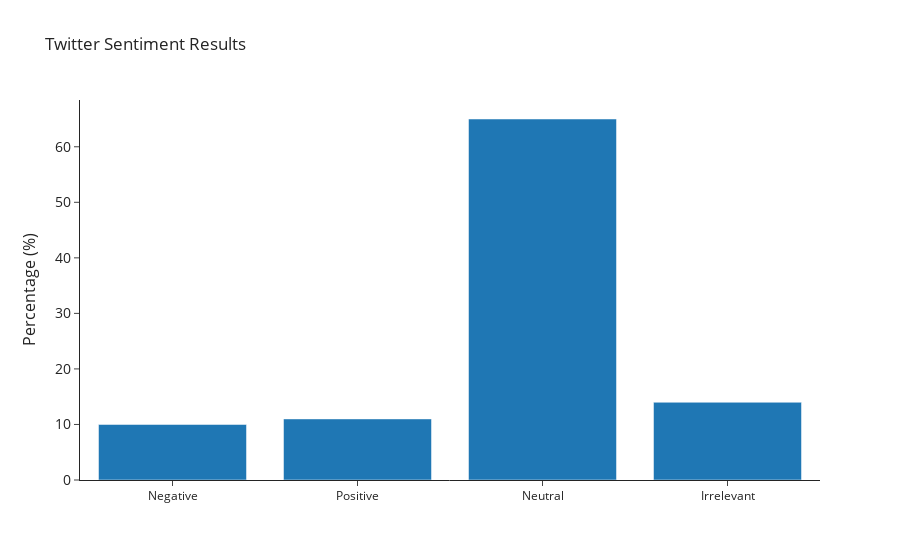

Notebook code cell kept with this figure:
### Code cell
import plotly.graph_objects as go

sentiment = ["Negative","Positive","Neutral", "Irrelevant"]

fig = go.Figure([go.Bar(x=sentiment, y=[str(NBResultLabels.count('negative')), str(NBResultLabels.count('positive')), str(NBResultLabels.count('neutral')), str(NBResultLabels.count('irrelevant'))])])
fig.update_layout(title_text='Sentiment Results for Specific Keyword')

fig.update_layout(template = 'simple_white',
    title_text='Twitter Sentiment Results', 
    yaxis=dict(
    title='Percentage (%)',
    titlefont_size=16,
    tickfont_size=14,) ,
        
        
)

fig.show()

### Figure 1 — Plotly figure (JSON) as saved in the notebook; plotly's stock layout.template omitted (floating-point values rounded to 4 significant figures)
{"data": [{"type": "bar", "x": ["Negative", "Positive", "Neutral", "Irrelevant"], "y": ["10", "11", "65", "14"]}], "layout": {"title": {"text": "Twitter Sentiment Results"}, "yaxis": {"tickfont": {"size": 14}, "title": {"font": {"size": 16}, "text": "Percentage (%)"}}}}
